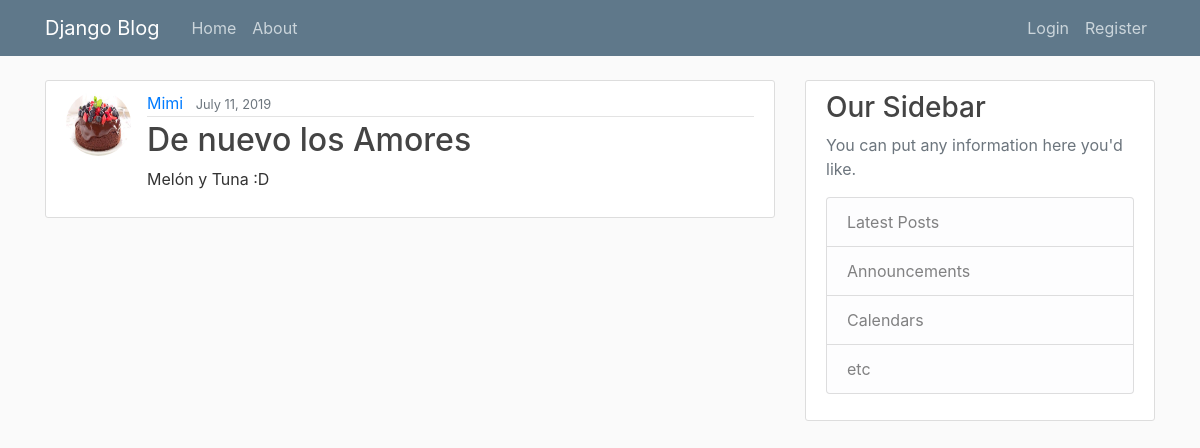
The page /post/10/ on the database its author committed.
### blog/models.py (models this page shows, shortened)
class Post(models.Model):
    titulo = models.CharField(max_length=100)
    contenido = models.TextField()
    fecha = models.DateTimeField(auto_now_add=True)
    autor = models.ForeignKey(User, on_delete=models.CASCADE)

### users/models.py (models this page shows, shortened)
class Profile(models.Model):
    user = models.OneToOneField(User, on_delete=models.CASCADE)
    image = models.ImageField(default='default.jpg', upload_to='profile_pics')

### blog/views.py (the view)
# urls.py: path('post/<int:pk>/', PostDetailView.as_view(), name='post-detail'),
class PostDetailView(DetailView):
    model = Post

### blog/templates/blog/post_detail.html (shortened to what this page needs)
{% extends "blog/base.html" %}
{% block content %}
  <article class="media content-section">
    <img class="rounded-circle article-img" src="{{ object.autor.profile.image.url }}">
    <div class="media-body">
      <div class="article-metadata">
        <a class="mr-2" href="{% url 'user-posts' object.autor.username %}">{{ object.autor }}</a>
        <small class="text-muted">{{ object.fecha|date:"F d, Y" }}</small>
      </div>
      <h2 class="article-title">{{ object.titulo }}</h2>
      <p class="article-content">{{ object.contenido }}</p>
    </div>
  </article>
{% endblock content %}

### blog/static/blog/main.css (style rules this page uses)
body { background: #fafafa; color: #333333; margin-top: 5rem; }
h1, h2, h3, h4, h5, h6 { color: #444444; }
.content-section { background: #ffffff; padding: 10px 20px; border: 1px solid #dddddd; border-radius: 3px; margin-bottom: 20px; }
.article-title { color: #444444; }
.article-content { white-space: pre-line; }
.article-img { height: 65px; width: 65px; margin-right: 16px; }
.article-metadata { padding-bottom: 1px; margin-bottom: 4px; border-bottom: 1px solid #e3e3e3 }

### rows shown on the page
Post: autor.profile.image (picture), autor "Mimi", fecha "July 11, 2019", titulo "De nuevo los Amores", contenido "Melón y Tuna :D"
